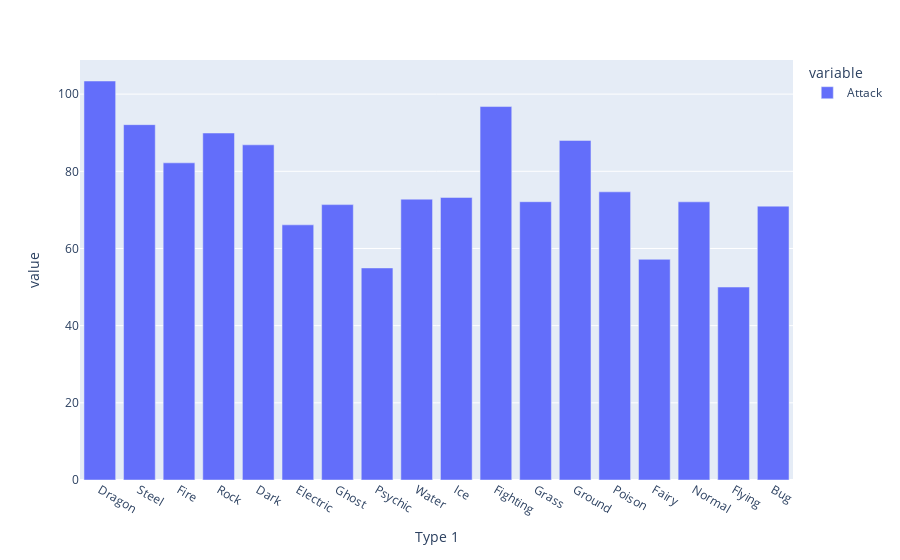

The cell this chart's notebook holds for it:
### Code cell
# Excecise: Draw a barchart for the Attack column using the df above.

attack_average_bar = px.bar(pokemon_type_average_sorted["Attack"])
attack_average_bar.show()

### Figure 1 — Plotly figure (JSON) as saved in the notebook; plotly's stock layout.template omitted (floating-point values rounded to 4 significant figures)
{"data": [{"alignmentgroup": "True", "hovertemplate": "variable=Attack<br>Type 1=%{x}<br>value=%{y}<extra></extra>", "legendgroup": "Attack", "marker": {"color": "#636efa"}, "name": "Attack", "offsetgroup": "Attack", "orientation": "v", "showlegend": true, "textposition": "auto", "type": "bar", "x": ["Dragon", "Steel", "Fire", "Rock", "Dark", "Electric", "Ghost", "Psychic", "Water", "Ice", "Fighting", "Grass", "Ground", "Poison", "Fairy", "Normal", "Flying", "Bug"], "xaxis": "x", "y": [103.4, 92.09, 82.19, 89.92, 86.86, 66.12, 71.37, 54.95, 72.78, 73.23, 96.78, 72.12, 88, 74.68, 57.19, 72.08, 50, 70.97], "yaxis": "y"}], "layout": {"barmode": "relative", "legend": {"title": {"text": "variable"}, "tracegroupgap": 0}, "margin": {"t": 60}, "xaxis": {"anchor": "y", "domain": [0, 1], "title": {"text": "Type 1"}}, "yaxis": {"anchor": "x", "domain": [0, 1], "title": {"text": "value"}}}}
